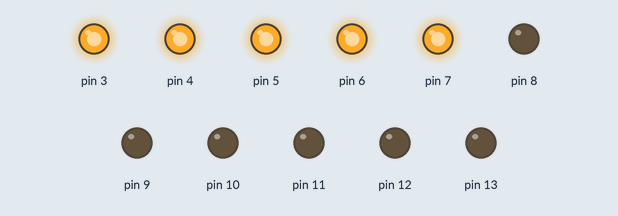
Recording of a sketch running on a simulated Arduino Uno, built with avr-gcc and run on an emulated ATmega328P. Parts: output pins drawn as LEDs (lit = HIGH).

Above: at 0.2 s.
At 1.7 s:
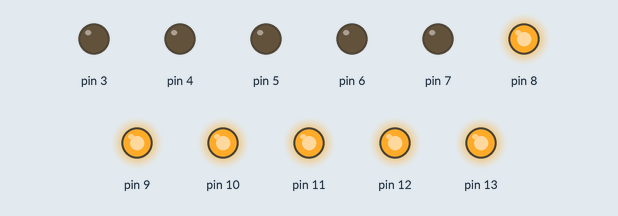
Timing chart, 0 to 3.0 s (numbered marks = the images above):
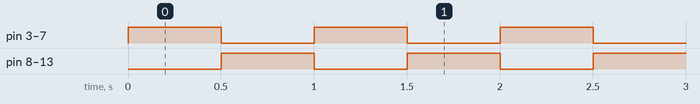

Measured:
- by itself, pin 3–13: alternates HIGH for 0.50 s and LOW for 0.50 s

The sketch:

week03_2_arduino_delay_blink.ino
```cpp
//week03_2_arduino_delay_blink
//用delay() 來延後、控制發亮時間
void setup() {
  pinMode(2, INPUT_PULLUP);//第2是按鈕, 沒按時[拉高]
  for(int i=3; i<=13;i++)pinMode(i,OUTPUT);
}

void loop() {
  for(int i=2;i<=7; i++)digitalWrite(i, HIGH);
  for(int i=8;i<=13; i++)digitalWrite(i, LOW);
  delay(500);//延後0.5秒
  for(int i=2;i<=7; i++)digitalWrite(i, LOW);
  for(int i=8;i<=13; i++)digitalWrite(i, HIGH);
  delay(500);//延後0.5秒
}
```
